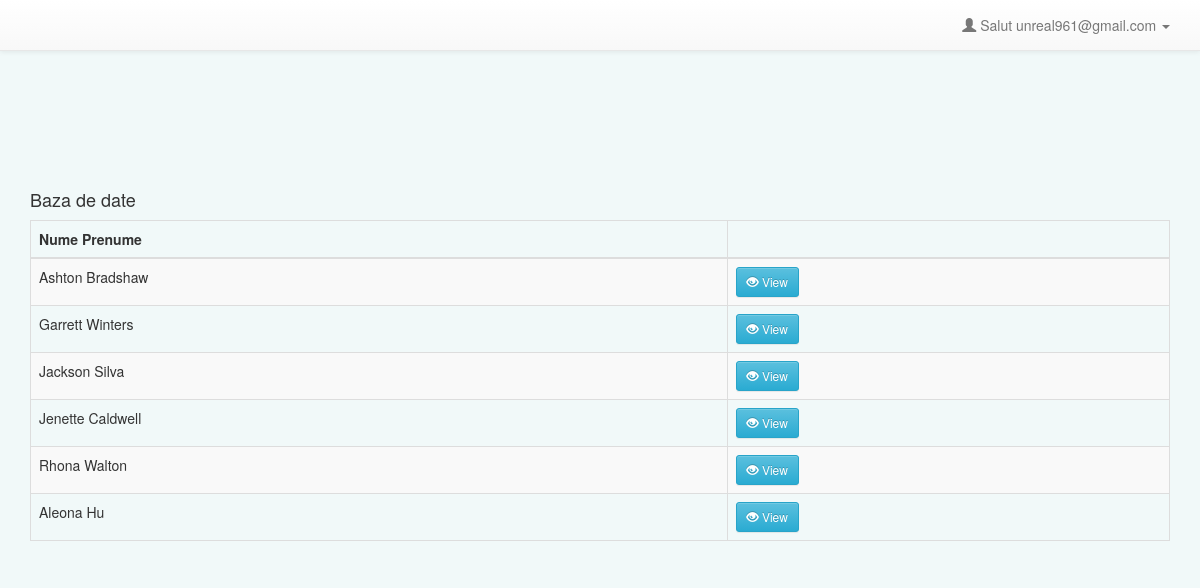
The page /profil.php (signed in) on the database its author committed.
### tables this page shows
CREATE TABLE `users` (
  `user_id` int(11) NOT NULL,
  `user_name` varchar(15) NOT NULL,
  `user_email` varchar(40) NOT NULL,
  `user_pass` varchar(255) NOT NULL,
  `joining_date` timestamp NOT NULL DEFAULT CURRENT_TIMESTAMP
);

CREATE TABLE `members` (
  `user_id` int(5) NOT NULL,
  `first_name` varchar(25) NOT NULL,
  `last_name` varchar(25) NOT NULL,
  `email` varchar(50) NOT NULL,
  `position` varchar(25) NOT NULL,
  `office` varchar(25) NOT NULL
);

### class.user.php (called while the page is built, shortened)
<?php
class USER
{
	private $conn;
	public function __construct()
	{
		$database = new Database();
		$db = $database->dbConnection();
		$this->conn = $db;
    }
	public function runQuery($sql)
	{
		$stmt = $this->conn->prepare($sql);
		return $stmt;
	}
}
?>

### profil.php (the view, shortened to what this page needs)
<?php
	require_once("session.php");
	require_once("class.user.php");
	$auth_user = new USER();
	$user_id = $_SESSION['user_session'];
	$stmt = $auth_user->runQuery("SELECT * FROM users WHERE user_id=:user_id");
	$stmt->execute(array(":user_id"=>$user_id));
	$userRow=$stmt->fetch(PDO::FETCH_ASSOC);
?>
<!DOCTYPE html PUBLIC "-//W3C//DTD XHTML 1.0 Transitional//EN" "http://www.w3.org/TR/xhtml1/DTD/xhtml1-transitional.dtd">
<html xmlns="http://www.w3.org/1999/xhtml">
<head>
<link href="bootstrap/css/bootstrap.min.css" rel="stylesheet" media="screen">
<link href="bootstrap/css/bootstrap-theme.min.css" rel="stylesheet" media="screen">
<link rel="stylesheet" href="style.css" type="text/css"  />
</head>
<body>
<nav class="navbar navbar-default navbar-fixed-top">
      <div class="container">
        <div id="navbar" class="navbar-collapse collapse">
          <ul class="nav navbar-nav navbar-right">
            <li class="dropdown">
              <a href="#" class="dropdown-toggle" data-toggle="dropdown" role="button" aria-haspopup="true" aria-expanded="false">
			  <span class="glyphicon glyphicon-user"></span>&nbsp;Salut <?php echo $userRow['user_email']; ?>&nbsp;<span class="caret"></span></a>
            </li>
          </ul>
        </div>
      </div>
    </nav>
    <div class="container-fluid" style="margin-top:180px;">
    <div class="container">
        <p class="h4">Baza de date</p>
    <div class="row">
        	<div class="col-lg-12">
            		<table class="table table-striped table-bordered">
            		<thead>
            			<tr>
            				<th>Nume Prenume</th>
            				<th></th>
            			</tr>
            		</thead>
            		<tbody>
            		<?php
            		include_once 'dbconfig.php';
            		$query = "SELECT * FROM members";
            		$stmt = $conn->prepare( $query );
            		$stmt->execute();
            		while($row=$stmt->fetch(PDO::FETCH_ASSOC)){
						?>
						<tr>
						<td><?php echo $row['first_name']."&nbsp;".$row['last_name']; ?></td>
						<td>
						<button data-toggle="modal" data-target="#view-modal" data-id="<?php echo $row['user_id']; ?>" id="getUser" class="btn btn-sm btn-info"><i class="glyphicon glyphicon-eye-open"></i> View</button>
						</td>
						</tr>
						<?php
					}
            		?>
            		</tbody>
            		</table>
            </div>
        </div>
    </div>
    </div>
</body>
</html>

### style.css (style rules this page uses)
body { background:#f1f9f9; }
a { text-decoration: none; }

### rows shown on the page
users: user_email "unreal961@gmail.com"
members: first_name "Ashton", last_name "Bradshaw"
members: first_name "Garrett", last_name "Winters"
members: first_name "Jackson", last_name "Silva"
members: first_name "Jenette", last_name "Caldwell"
members: first_name "Rhona", last_name "Walton"
members: first_name "Aleona", last_name "Hu"
